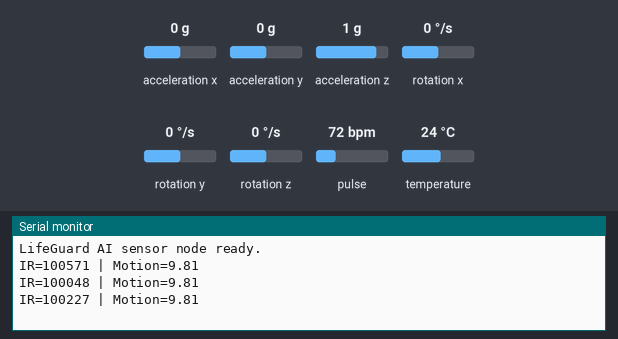
Bench run of a sketch on a simulated ESP32-S3. Parts: the last lines printed to the serial monitor. Inputs (shaded band) come from the test bench; at power-on: acceleration x 0 g, acceleration y 0 g, acceleration z 1 g, pulse 72 bpm, rotation x 0 °/s, rotation y 0 °/s, rotation z 0 °/s, temperature 24 °C.

Above: at 1.3 s.
1.4 s: acceleration x set to -1.4 g
At 2.0 s:
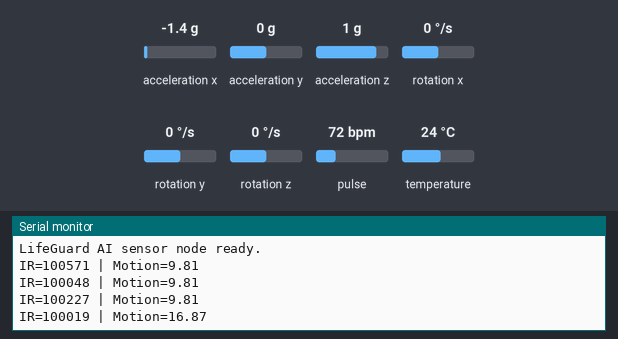
2.9 s: acceleration y set to -1.4 g
At 3.5 s:
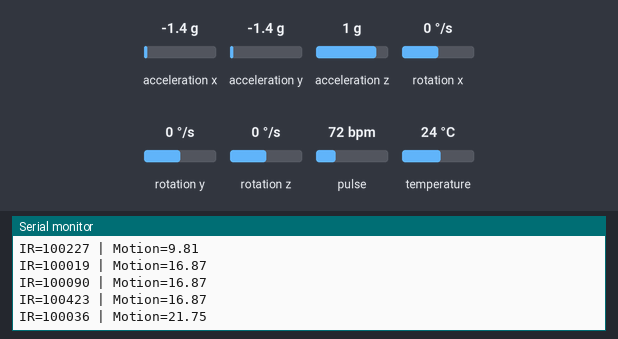
4.4 s: acceleration z set to -1.4 g
At 5.0 s:
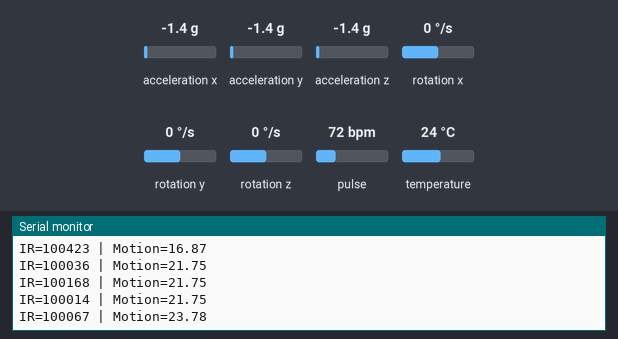
5.9 s: pulse set to 42 bpm
At 6.6 s:
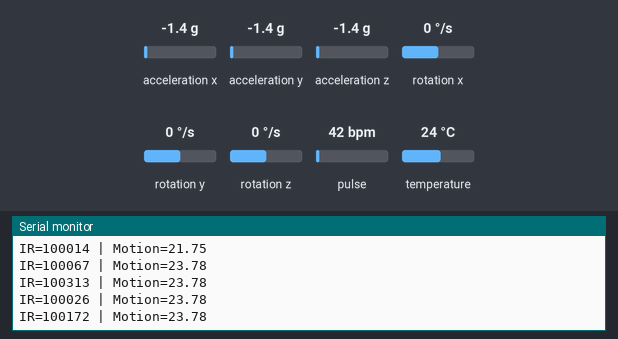
Timing chart, 0 to 8.4 s (numbered marks = the images above; inputs shaded):
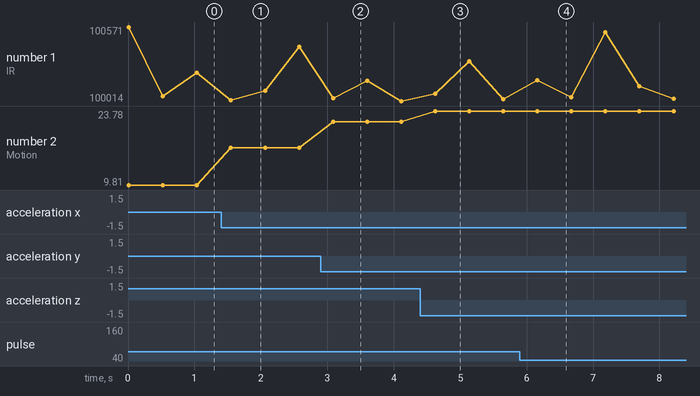

Measured:
- after the input at 1.4 s, the serial monitor: prints a new line after 0.15 s (image 1)
- after the input at 2.9 s, the serial monitor: prints a new line after 0.19 s (image 2)
- after the input at 4.4 s, the serial monitor: prints a new line after 0.22 s (image 3)
- after the input at 5.9 s, the serial monitor: prints a new line after 0.26 s (image 4)
- plotted number 1: 100026 → 100030 after the input at 5.9 s
- plotted number 2: 9.81 → 16.87 after the input at 1.4 s, 16.87 → 21.75 after the input at 2.9 s, 21.75 → 23.78 after the input at 4.4 s

The sketch:

esp32_s3_lifeguard.ino
```cpp
/*
 * LifeGuard AI - ESP32-S3 sensor acquisition starter.
 *
 * Libraries:
 *   SparkFun MAX3010x Pulse and Proximity Sensor Library
 *   Adafruit MPU6050
 *   Adafruit Unified Sensor
 *
 * Wire MAX30102 + MPU6050 to the ESP32-S3 I2C bus.
 *
 * The example reads MAX30102 IR values and MPU6050 acceleration.
 * A production build should add robust heart-rate/SpO2 filtering,
 * temperature hardware, TinyML/TFLite inference, power management,
 * calibration and medical-device validation.
 */

#include <Wire.h>
#include <Adafruit_MPU6050.h>
#include <Adafruit_Sensor.h>
#include "MAX30105.h"
#include "heartRate.h"

MAX30105 particleSensor;
Adafruit_MPU6050 mpu;

void setup() {
  Serial.begin(115200);
  Wire.begin();

  if (!particleSensor.begin(Wire, I2C_SPEED_FAST)) {
    Serial.println("MAX30102 not detected.");
    while (true) delay(1000);
  }

  particleSensor.setup();
  particleSensor.setPulseAmplitudeRed(0x0A);
  particleSensor.setPulseAmplitudeGreen(0);

  if (!mpu.begin()) {
    Serial.println("MPU6050 not detected.");
    while (true) delay(1000);
  }

  Serial.println("LifeGuard AI sensor node ready.");
}

void loop() {
  long irValue = particleSensor.getIR();

  sensors_event_t a, g, temp;
  mpu.getEvent(&a, &g, &temp);

  float motion = sqrt(
    a.acceleration.x * a.acceleration.x +
    a.acceleration.y * a.acceleration.y +
    a.acceleration.z * a.acceleration.z
  );

  Serial.print("IR=");
  Serial.print(irValue);
  Serial.print(" | Motion=");
  Serial.println(motion);

  // TODO for the hardware build:
  // 1. Derive HR/SpO2 using the MAX30102 algorithm.
  // 2. Read body temperature from the chosen temperature sensor.
  // 3. Run the trained TinyML/TFLite model on-device.
  // 4. Trigger BLE/Wi-Fi caregiver synchronization when online.

  delay(500);
}
```
